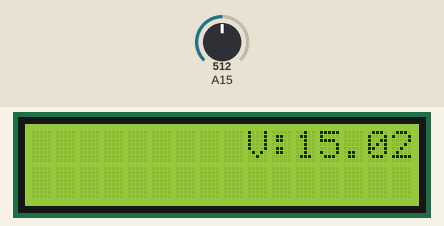
Recording of a sketch running on a simulated Arduino Mega 2560, built with avr-gcc and run on an emulated ATmega2560. Shown: 16×2 character LCD. The inputs (shaded band) are chosen by the test bench; at power-on: A15 = 512.

Above: at 2.2 s.
2.3 s: A15 set to 359
At 2.7 s:
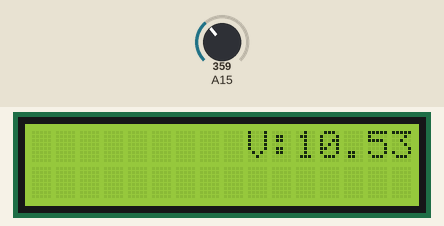
3.8 s: A15 set to 330
At 5.0 s:
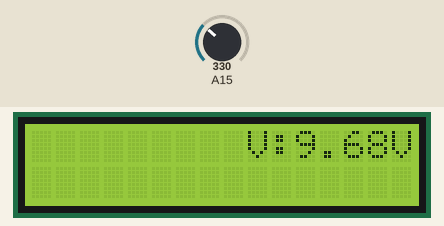
5.3 s: A15 set to 306
At 6.1 s:
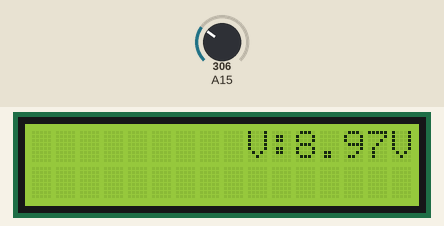
Timing chart, 0 to 8.3 s (numbered marks = the images above; inputs shaded):
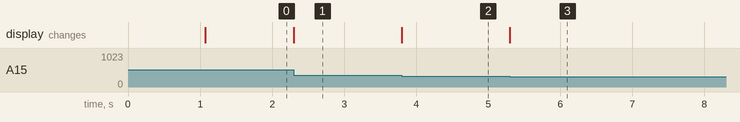

Measured:
- the behaviour switches between 341 and 340 on A15 (found by bisection; images 1 and 2)
- after the input at 2.3 s, the display: changes at once (image 1)
- after the input at 3.8 s, the display: changes at once (image 2)
- after the input at 5.3 s, the display: changes at once (image 3)

The sketch:

volt_amper_simple.ino
```cpp
#include <LiquidCrystal.h>
LiquidCrystal lcd(23, 25, 27, 29, 31, 33, 35, 37, 39, 41);
//***************  RS  E   D4  D5 D6 D7
float Amp,Pw,Voltres,Voltin;

void setup() {
  lcd.begin(16, 2);
  lcd.setCursor(0,0);
  lcd.print("Volt-Amper-meter");
  delay(1000);
  lcd.clear();

}
void loop() {

  int ADC0 = analogRead(A15);
  int ADC1 = analogRead(A15);


  //**************حساب التوتر *****************//
  Voltin   = ADC1 * 4.88*0.00601;

  Pw       = Voltin * Amp *0.001 ;


  lcd.setCursor(9,0);
  lcd.print("V:");
  lcd.print(Voltin);
  lcd.print("V");


}
```
